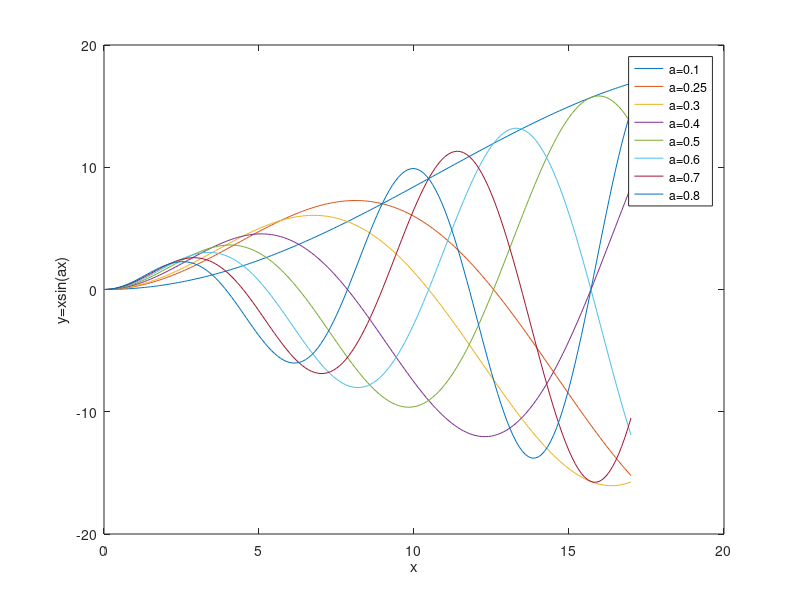

This chart was generated by the following MATLAB code:
x=0:0.1:17; %creates a row x that starts from 0 to 17 and increments by 0.1
for n=1:8 %starts a loop that iterates from 1 to 8
  a=n/10; %divide to obtain different values of a depending on n
  if (a==0.2)%check if a is 0.2
    a=0.25; %if a =0.2 it becomes 0.25
  endif %else the value of a is retained
  y(n,:)=x.*sin(a*x); %calculates corresponding y values for the current a value using the equation provided then stored in the nth row of the matrix y
end %completes for loop
plot(x,y) %plots values of x-axis and y-axis on separate curves
xlabel('x') %labels x axis
ylabel('y=xsin(ax)') %labels y-axis
legend('a=0.1','a=0.25','a=0.3','a=0.4','a=0.5','a=0.6','a=0.7','a=0.8') %adds legend providing the value of a for each curve


